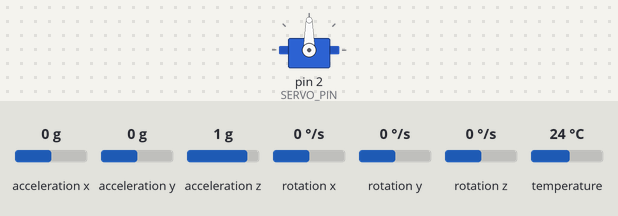
A sketch run on a simulated Arduino Uno, built with avr-gcc and run on an emulated ATmega328P. Parts: servo. Inputs (shaded band) come from the test bench; at power-on: rotation x 0 °/s, rotation y 0 °/s, acceleration x 0 g, acceleration y 0 g, acceleration z 1 g, rotation z 0 °/s, temperature 24 °C.

Above: at 1.2 s.
1.3 s: rotation x set to -192 °/s
At 2.07 s:
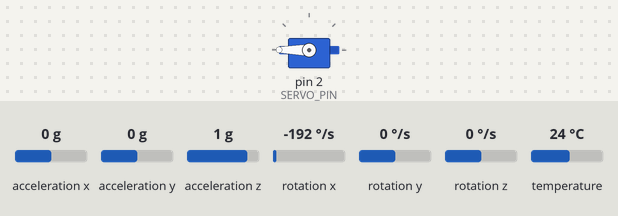
At 4.2 s:
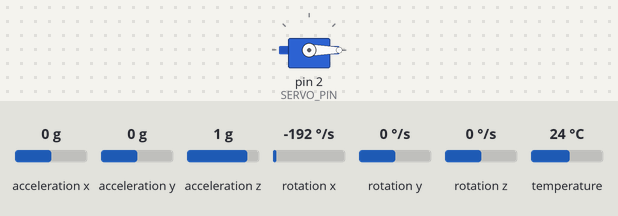
4.3 s: rotation x set to -100 °/s
At 5.47 s:
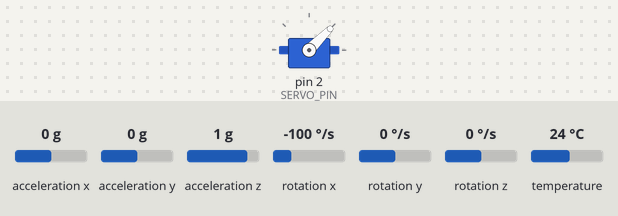
7.3 s: rotation y set to -192 °/s
Timing chart, 0 to 16.3 s (numbered marks = the images above; inputs shaded):
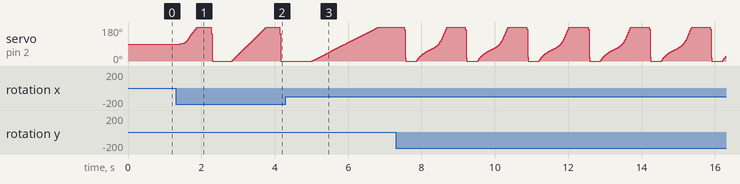

The sketch:

Final_PID.ino
```cpp
#include <Wire.h>
#include <Adafruit_MPU6050.h>
#include <Adafruit_Sensor.h>
#include <Servo.h>
#include <SimpleKalmanFilter.h>

#define BAUD 115200
#define SDA_PIN 0
#define SCL_PIN 1
#define SERVO_PIN 2
#define SAMPLE_FREQ 50.0f //20ms

Adafruit_MPU6050 mpu;
Servo servo;
SimpleKalmanFilter kalmanFilter(2, 2, 0.01); //(Measured uncertainty ; Estimated Uncertainty ; Process Noise Variance)

float q[4] = {1.0f, 0.0f, 0.0f, 0.0f}; // {q0, q1, q2, q3}

void setup() {
    Serial.begin(BAUD);
    Wire.setSDA(SDA_PIN);
    Wire.setSCL(SCL_PIN);
    Wire.begin();

    servo.attach(SERVO_PIN);
    servo.write(0);

    mpu.setAccelerometerRange(MPU6050_RANGE_8_G);
    mpu.setGyroRange(MPU6050_RANGE_250_DEG);
    mpu.setFilterBandwidth(MPU6050_BAND_21_HZ);
}

void updateQuaternion(const sensors_event_t& gEvent, float dt) {
    float gyroNorm = sqrt(gEvent.gyro.x * gEvent.gyro.x + gEvent.gyro.y * gEvent.gyro.y + gEvent.gyro.z * gEvent.gyro.z);
    if (gyroNorm > 0.0f) {
        float norm[3] = {gEvent.gyro.x / gyroNorm, gEvent.gyro.y / gyroNorm, gEvent.gyro.z / gyroNorm};
        float theta = gyroNorm * dt;
        float qRot[4] = {cos(theta / 2.0f),
                         norm[0] * sin(theta / 2.0f),
                         norm[1] * sin(theta / 2.0f),
                         norm[2] * sin(theta / 2.0f)};

        float tempQ[4];
        tempQ[0] = qRot[0] * q[0] - qRot[1] * q[1] - qRot[2] * q[2] - qRot[3] * q[3];
        tempQ[1] = qRot[0] * q[1] + qRot[1] * q[0] + qRot[2] * q[3] - qRot[3] * q[2];
        tempQ[2] = qRot[0] * q[2] - qRot[1] * q[3] + qRot[2] * q[0] + qRot[3] * q[1];
        tempQ[3] = qRot[0] * q[3] + qRot[1] * q[2] - qRot[2] * q[1] + qRot[3] * q[0];

        //FIXED
        float qNorm = sqrt(tempQ[0] * tempQ[0] + tempQ[1] * tempQ[1] + tempQ[2] * tempQ[2] + tempQ[3] * tempQ[3]);
        for (int i = 0; i < 4; ++i) {
            q[i] = tempQ[i] / qNorm;
        }
    }
}

void loop() {
    static unsigned long lastUpdate = 0;
    float dt = (millis() - lastUpdate) / 1000.0f;
    lastUpdate = millis();

    sensors_event_t aEvent, gEvent, tempEvent;
    mpu.getEvent(&aEvent, &gEvent, &tempEvent);
    updateQuaternion(gEvent, dt);

    // quaternion to euler
    float pitch = atan2(2.0f * (q[2] * q[3] + q[0] * q[1]), 1.0f - 2.0f * (q[1] * q[1] + q[2] * q[2])) * (180.0f / M_PI);
    float roll = asin(2.0f * (q[1] * q[3] - q[0] * q[2])) * (180.0f / M_PI);
    float yaw = atan2(2.0f * (q[1] * q[2] + q[0] * q[3]), 1.0f - 2.0f * (q[2] * q[2] + q[3] * q[3])) * (180.0f / M_PI);

    float filteredPitch = kalmanFilter.updateEstimate(pitch);

    int servoPosition = map(static_cast<int>(filteredPitch), -90, 90, 180, 0);
    servo.write(servoPosition);
    delay(10);

    // debugging
    // Serial.print("Pitch: "); Serial.print(pitch, 2);
    // Serial.print(" | Filtered Pitch: "); Serial.print(filteredPitch, 2);
    // Serial.print(" | Roll: "); Serial.print(roll, 2);
    // Serial.print(" | Yaw: "); Serial.print(yaw, 2);
    // Serial.print(" | Servo: "); Serial.println(servoPosition);
}
```
